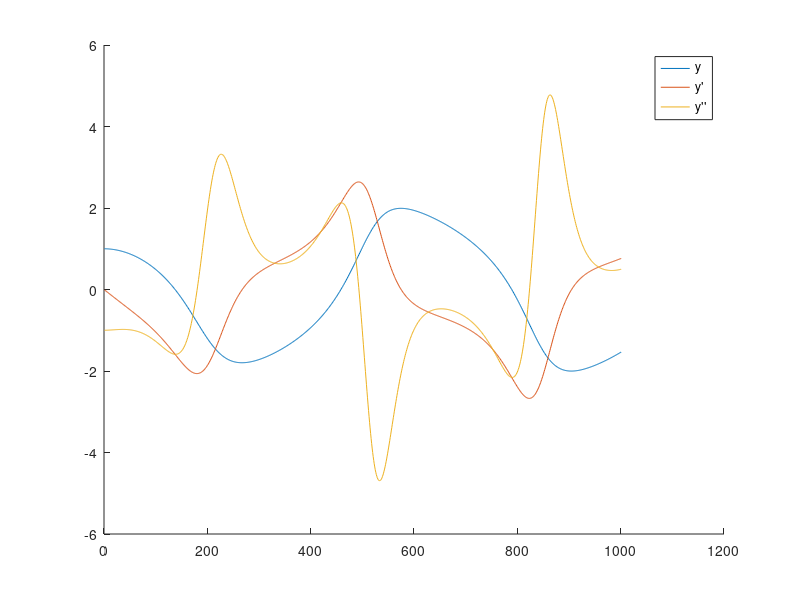
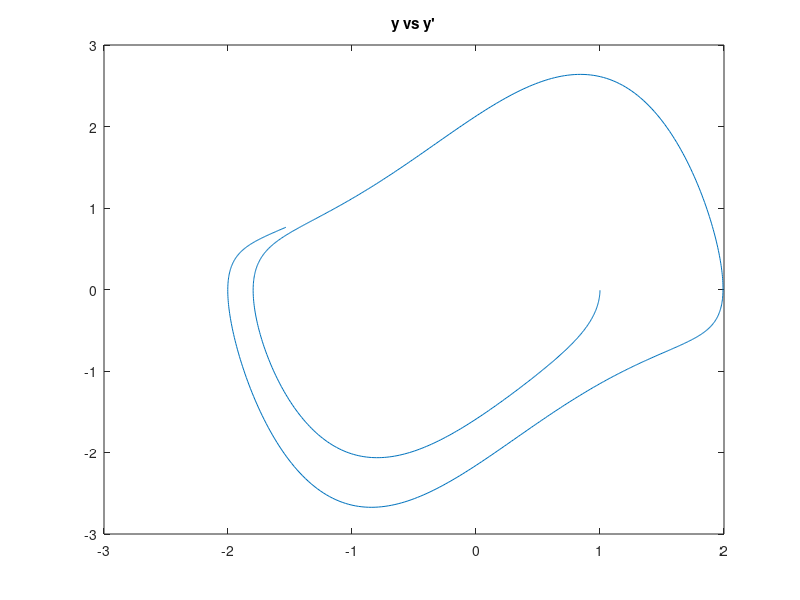

Reproduce these figures in MATLAB, in order.
% author: Mesih Veysi Kılınç
% date:   10-07-2019
% title:  Vanderpol Oscillator Simulation.
clc
clear all

y = 1;  ydot = 0; yddot = 0;

%for plotting
index = 1;
yp = []; ydotp = []; yddotp = [];

step = 0.01;
for t=0:step:10
  %model
  yddot = -(y*y-1)*ydot -y
  
  %integrals
  ydot = ydot + yddot*step;
  y  = y  + ydot*step;
  
  %for plotting
  yp(index) = y;
  ydotp(index) = ydot;
  yddotp(index) = yddot;
  index = index+1;
endfor

figure(1)
hold on;
plot(yp);
plot(ydotp);
plot(yddotp);
legend("y", "y'", "y''");
figure(2)
plot(yp,ydotp)
title("y vs y'")
